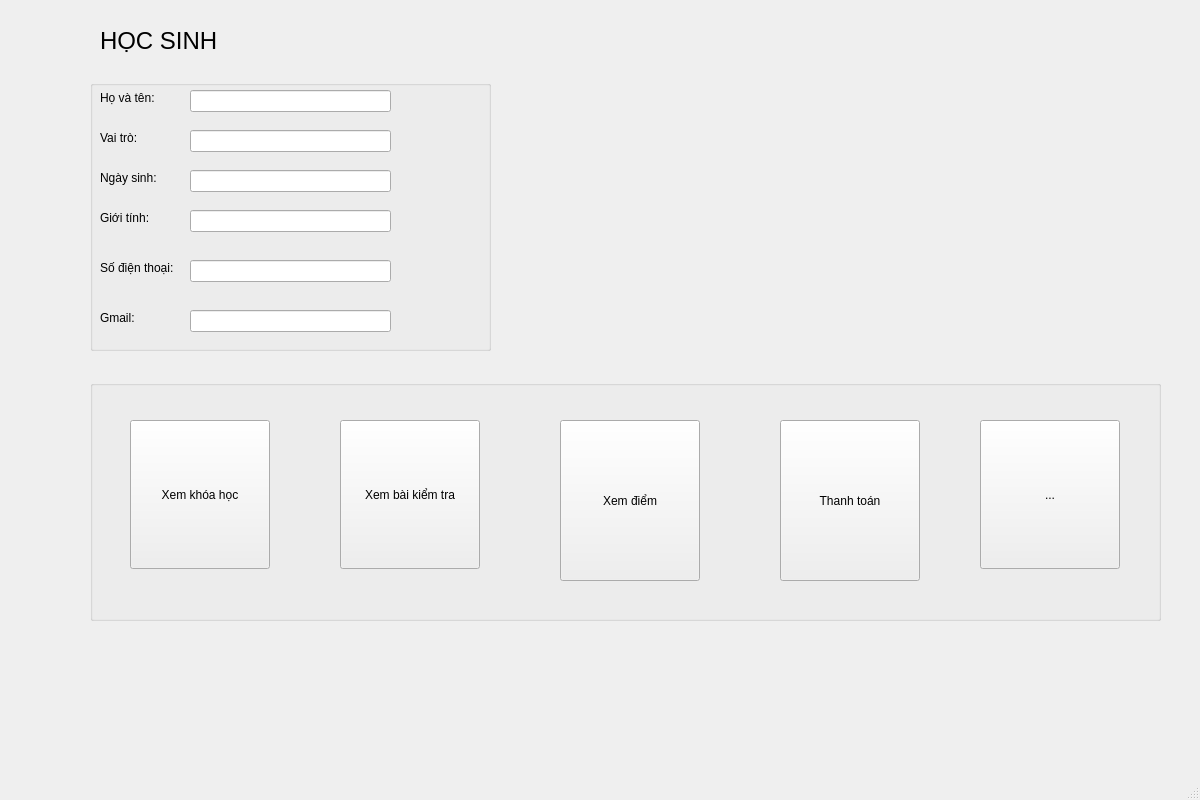
<?xml version="1.0" encoding="UTF-8"?>
<ui version="4.0">
 <class>MainWindow</class>
 <widget class="QMainWindow" name="MainWindow">
  <property name="geometry">
   <rect>
    <x>0</x>
    <y>0</y>
    <width>1200</width>
    <height>800</height>
   </rect>
  </property>
  <property name="windowTitle">
   <string>MainWindow</string>
  </property>
  <widget class="QWidget" name="centralwidget">
   <widget class="QGroupBox" name="groupBox">
    <property name="geometry">
     <rect>
      <x>90</x>
      <y>380</y>
      <width>1071</width>
      <height>241</height>
     </rect>
    </property>
    <property name="title">
     <string/>
    </property>
    <widget class="QToolButton" name="toolButton_3">
     <property name="geometry">
      <rect>
       <x>40</x>
       <y>40</y>
       <width>140</width>
       <height>149</height>
      </rect>
     </property>
     <property name="text">
      <string>Xem khóa học</string>
     </property>
     <property name="icon">
      <iconset>
       <normaloff>khoaHoc.png</normaloff>khoaHoc.png</iconset>
     </property>
     <property name="iconSize">
      <size>
       <width>140</width>
       <height>140</height>
      </size>
     </property>
     <property name="toolButtonStyle">
      <enum>Qt::ToolButtonTextUnderIcon</enum>
     </property>
     <property name="autoRaise">
      <bool>false</bool>
     </property>
    </widget>
    <widget class="QToolButton" name="toolButton_8">
     <property name="geometry">
      <rect>
       <x>250</x>
       <y>40</y>
       <width>140</width>
       <height>149</height>
      </rect>
     </property>
     <property name="text">
      <string>Xem bài kiểm tra</string>
     </property>
     <property name="icon">
      <iconset>
       <normaloff>baiTap.png</normaloff>baiTap.png</iconset>
     </property>
     <property name="iconSize">
      <size>
       <width>140</width>
       <height>140</height>
      </size>
     </property>
     <property name="toolButtonStyle">
      <enum>Qt::ToolButtonTextUnderIcon</enum>
     </property>
    </widget>
    <widget class="QToolButton" name="toolButton_9">
     <property name="geometry">
      <rect>
       <x>470</x>
       <y>40</y>
       <width>140</width>
       <height>161</height>
      </rect>
     </property>
     <property name="text">
      <string>Xem điểm</string>
     </property>
     <property name="icon">
      <iconset>
       <normaloff>chamDiem.jpg</normaloff>chamDiem.jpg</iconset>
     </property>
     <property name="iconSize">
      <size>
       <width>140</width>
       <height>140</height>
      </size>
     </property>
     <property name="toolButtonStyle">
      <enum>Qt::ToolButtonTextUnderIcon</enum>
     </property>
    </widget>
    <widget class="QToolButton" name="toolButton_10">
     <property name="geometry">
      <rect>
       <x>690</x>
       <y>40</y>
       <width>140</width>
       <height>161</height>
      </rect>
     </property>
     <property name="text">
      <string>Thanh toán</string>
     </property>
     <property name="icon">
      <iconset>
       <normaloff>thanhToan.jpg</normaloff>thanhToan.jpg</iconset>
     </property>
     <property name="iconSize">
      <size>
       <width>140</width>
       <height>140</height>
      </size>
     </property>
     <property name="toolButtonStyle">
      <enum>Qt::ToolButtonTextUnderIcon</enum>
     </property>
    </widget>
    <widget class="QToolButton" name="toolButton_6">
     <property name="geometry">
      <rect>
       <x>890</x>
       <y>40</y>
       <width>140</width>
       <height>149</height>
      </rect>
     </property>
     <property name="text">
      <string>...</string>
     </property>
     <property name="icon">
      <iconset>
       <normaloff>exit.png</normaloff>exit.png</iconset>
     </property>
     <property name="iconSize">
      <size>
       <width>140</width>
       <height>140</height>
      </size>
     </property>
    </widget>
   </widget>
   <widget class="QGroupBox" name="groupBox_3">
    <property name="geometry">
     <rect>
      <x>90</x>
      <y>80</y>
      <width>401</width>
      <height>271</height>
     </rect>
    </property>
    <property name="title">
     <string/>
    </property>
    <widget class="QLabel" name="label_4">
     <property name="geometry">
      <rect>
       <x>10</x>
       <y>10</y>
       <width>61</width>
       <height>16</height>
      </rect>
     </property>
     <property name="text">
      <string>Họ và tên:</string>
     </property>
    </widget>
    <widget class="QLabel" name="label_5">
     <property name="geometry">
      <rect>
       <x>10</x>
       <y>50</y>
       <width>55</width>
       <height>16</height>
      </rect>
     </property>
     <property name="text">
      <string>Vai trò:</string>
     </property>
    </widget>
    <widget class="QLineEdit" name="lineEdit_2">
     <property name="geometry">
      <rect>
       <x>100</x>
       <y>10</y>
       <width>201</width>
       <height>22</height>
      </rect>
     </property>
    </widget>
    <widget class="QLineEdit" name="lineEdit_3">
     <property name="geometry">
      <rect>
       <x>100</x>
       <y>50</y>
       <width>201</width>
       <height>22</height>
      </rect>
     </property>
    </widget>
    <widget class="QLineEdit" name="lineEdit_4">
     <property name="geometry">
      <rect>
       <x>100</x>
       <y>90</y>
       <width>201</width>
       <height>22</height>
      </rect>
     </property>
    </widget>
    <widget class="QLineEdit" name="lineEdit_5">
     <property name="geometry">
      <rect>
       <x>100</x>
       <y>130</y>
       <width>201</width>
       <height>22</height>
      </rect>
     </property>
    </widget>
    <widget class="QLabel" name="label_6">
     <property name="geometry">
      <rect>
       <x>10</x>
       <y>90</y>
       <width>61</width>
       <height>16</height>
      </rect>
     </property>
     <property name="text">
      <string>Ngày sinh:</string>
     </property>
    </widget>
    <widget class="QLabel" name="label_7">
     <property name="geometry">
      <rect>
       <x>10</x>
       <y>130</y>
       <width>61</width>
       <height>16</height>
      </rect>
     </property>
     <property name="text">
      <string>Giới tính:</string>
     </property>
    </widget>
    <widget class="QLineEdit" name="lineEdit_6">
     <property name="geometry">
      <rect>
       <x>100</x>
       <y>180</y>
       <width>201</width>
       <height>22</height>
      </rect>
     </property>
    </widget>
    <widget class="QLabel" name="label_8">
     <property name="geometry">
      <rect>
       <x>10</x>
       <y>180</y>
       <width>91</width>
       <height>16</height>
      </rect>
     </property>
     <property name="text">
      <string>Số điện thoại:</string>
     </property>
    </widget>
    <widget class="QLineEdit" name="lineEdit_7">
     <property name="geometry">
      <rect>
       <x>100</x>
       <y>230</y>
       <width>201</width>
       <height>22</height>
      </rect>
     </property>
    </widget>
    <widget class="QLabel" name="label_9">
     <property name="geometry">
      <rect>
       <x>10</x>
       <y>230</y>
       <width>91</width>
       <height>16</height>
      </rect>
     </property>
     <property name="text">
      <string>Gmail:</string>
     </property>
    </widget>
   </widget>
   <widget class="QLabel" name="label">
    <property name="geometry">
     <rect>
      <x>0</x>
      <y>10</y>
      <width>91</width>
      <height>61</height>
     </rect>
    </property>
    <property name="text">
     <string/>
    </property>
    <property name="pixmap">
     <pixmap>hocSinh.png</pixmap>
    </property>
    <property name="scaledContents">
     <bool>true</bool>
    </property>
   </widget>
   <widget class="QLabel" name="label_2">
    <property name="geometry">
     <rect>
      <x>100</x>
      <y>10</y>
      <width>161</width>
      <height>61</height>
     </rect>
    </property>
    <property name="font">
     <font>
      <pointsize>18</pointsize>
     </font>
    </property>
    <property name="text">
     <string>HỌC SINH</string>
    </property>
   </widget>
  </widget>
  <widget class="QMenuBar" name="menubar">
   <property name="geometry">
    <rect>
     <x>0</x>
     <y>0</y>
     <width>1200</width>
     <height>26</height>
    </rect>
   </property>
  </widget>
  <widget class="QStatusBar" name="statusbar"/>
 </widget>
 <resources/>
 <connections/>
</ui>
